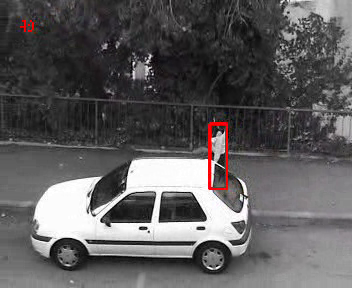
#> input picture frame 47 of study/images/woman.avi, 352 x 288 px, given in place of vtest.avi, which was not available
$ python videoDenseOpticalFlow.py
#> lines starting #> are read from the running program, lines starting #| are printed output that depends on the picture; pictures that were not available may be replaced by others from this repository, and a replacement may not be noted
# -*- coding: utf-8 -*-
"""
# Dense Opticla Flow
    . Lucas-Kanade 방식은 frame의 특정 부분(ex; 코너점)에 대해서 계산함.
    . Dense Optical Flow는 Frame의 모든 점에 대해서 계산을 함.
    . "Two-Frame Motion Estimation Based on Polynomial Expanseion" by Gunner Farneback in 2003
    . 2개의 Channerl(Hue, Value)를 사용함.
    . Hue는 이미지의 방향, Value는 명암의 크기를 계산하는데 사용 됨.
    . cv2.calcOpticalFlowPyrLK(prev, next, flow, pyr_scale, levels, winsize, iterations, poly_n, poly_sigma, flags) → flow
         - prev : 8bit image
         - next : prev와 동일한 사이즈의 이미지
         - flow : prev와 동일한 사이즈이고 CV_32FC2 type의 flow image
         - pyr_scale : image sacle(<1). 0.5이면 pyramid에서 이전보다 2배 작은 pyramid. scale을 작게해서 넓은 부분도 계산(?)
         - levels : pyramid layer의 수,0이면 원본 이미지만 사용함.
         - winsize: 값이 크면 이미지의 노이즈가 증가하지만, 빠른 모션도 처리할 확율이 높아짐.
         - iterations : 각 Pyramid 마다 algorithm을 반복할 횟수
         - poly_n : polynomial expansion(여러방향으로의 확장?)을 발견하기위해서 사용하는 주변 픽셀
                    값이 크면 표면이 부드러워지고, 모션이  blurred됨.
         - poly_sigma : Gaussian의 평균분포.  for poly_n=5, you can set poly_sigma=1.1, for poly_n=7, a good value would be poly_sigma=1.5
         - flgs : OPTFLOW_USE_INITIAL_FLOW , OPTFLOW_FARNEBACK_GAUSSIAN

"""
import cv2
import numpy as np

cap = cv2.VideoCapture('images/vtest.avi')
ret, frame1 = cap.read()
#> frame1 is the input picture: shape (288, 352, 3); mean B, G, R 92.1, 91.4, 93.4
prvs = cv2.cvtColor( frame1, cv2.COLOR_BGR2GRAY )
hsv = np.zeros_like(frame1)
hsv[..., 1] =255 # Dense Optical Flow에서는 S(채도)는 사용하지 않기 때문에 특정 값으로 일괄 변경

while (1):
    ret, frame2 = cap.read()
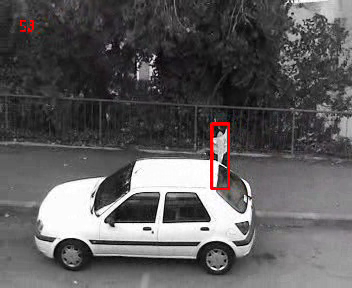
#> input picture frame 48 of study/images/woman.avi, 352 x 288 px, given in place of vtest.avi, which was not available
#> frame2 is the input picture: shape (288, 352, 3); mean B, G, R 91.2, 90.5, 92.5
    next = cv2.cvtColor(frame2, cv2.COLOR_BGR2GRAY)

    flow = cv2.calcOpticalFlowFarneback(prev = prvs, next= next, flow= None, pyr_scale=0.5, levels= 3, winsize= 15,\
                                        iterations=3, poly_n=5,poly_sigma=1.2, flags=0 )

    # mag : magnitute
    # ang : 호도법(radian값). HSV에서 H(Hue)값은 각도로 표현이 됨. rdian값에 180/pi를 하면 육십분법으로 표현됨.
    # cartToPolar : 2D Vector의 mangitute와 angle 계산
    mag, ang = cv2.cartToPolar(flow[..., 0], flow[..., 1])
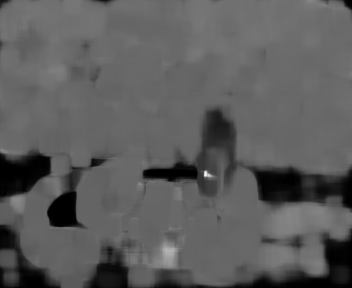
#> mag: shape (288, 352) float32; min 6.22e-09, max 10.1, mean 3.67; drawn with min black and max white
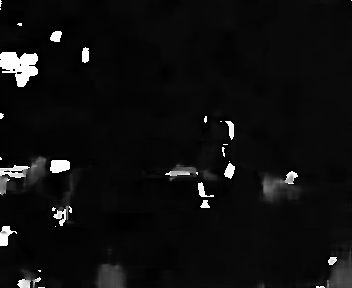
#> ang: shape (288, 352) float32; min 3.02e-05, max 6.28, mean 0.374; drawn with min black and max white

    # hsv값에서 첫번째 Channel(Hue)값을 변경
    hsv[..., 0] = ang*180/np.pi/2
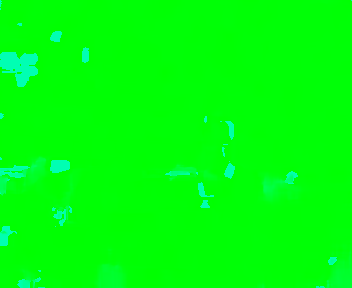
#> hsv: shape (288, 352, 3); mean of channels 0, 1, 2 10.2, 255, 0; drawn as B, G, R

    # hsv에서 세번째(Value)값을 변경. 0~255 사이로 Min Max정규화.Value(0~255)
    hsv[..., 2] = cv2.normalize(mag, None, 0, 255, cv2.NORM_MINMAX)
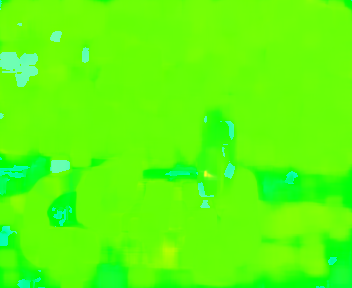
#> hsv: shape (288, 352, 3); mean of channels 0, 1, 2 10.2, 255, 92.1; drawn as B, G, R

    rgb = cv2.cvtColor(hsv, cv2.COLOR_HSV2BGR)
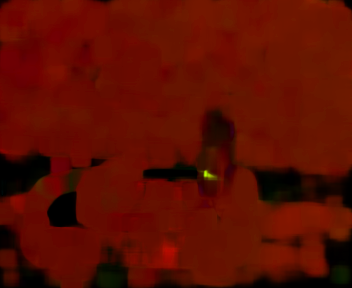
#> rgb: shape (288, 352, 3); mean B, G, R 0.1, 13.5, 92
    cv2.imshow('frame2', rgb)

    k = cv2.waitKey(30) & 0xFF
#> (key Esc is pressed here)

    if k == 27:
        break;
    elif k == ord('s'):
        cv2.imwrite('opticalfg.png', frame2)
        cv2.imwrite('opticlahsv.png', rgb)

    prvs = next

cap.release()
cv2.destroyAllWindows()

$ run again, starting later in the video
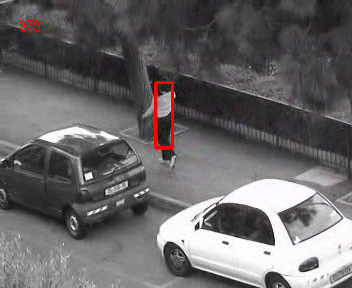
#> input picture frame 377 of study/images/woman.avi, 352 x 288 px, given in place of vtest.avi, which was not available
#> frame1 is the input picture: shape (288, 352, 3); mean B, G, R 103.9, 102, 104.9
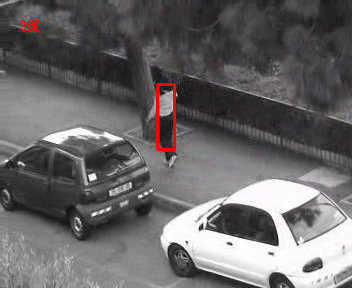
#> input picture frame 378 of study/images/woman.avi, 352 x 288 px, given in place of vtest.avi, which was not available
#> frame2 is the input picture: shape (288, 352, 3); mean B, G, R 103.9, 102.1, 105
#> `rgb = cv2.cvtColor(hsv, cv2.COLOR_HSV2BGR)`:
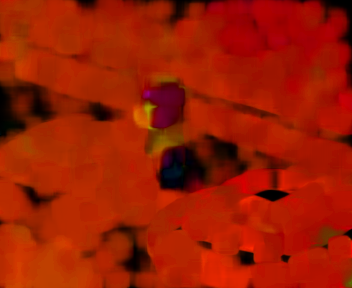
#> rgb: shape (288, 352, 3); mean B, G, R 0.7, 28, 155.9
